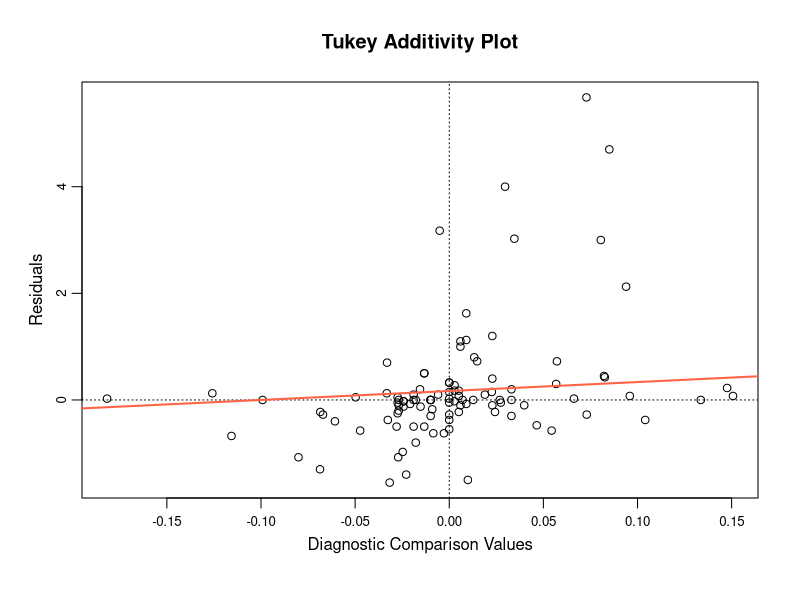
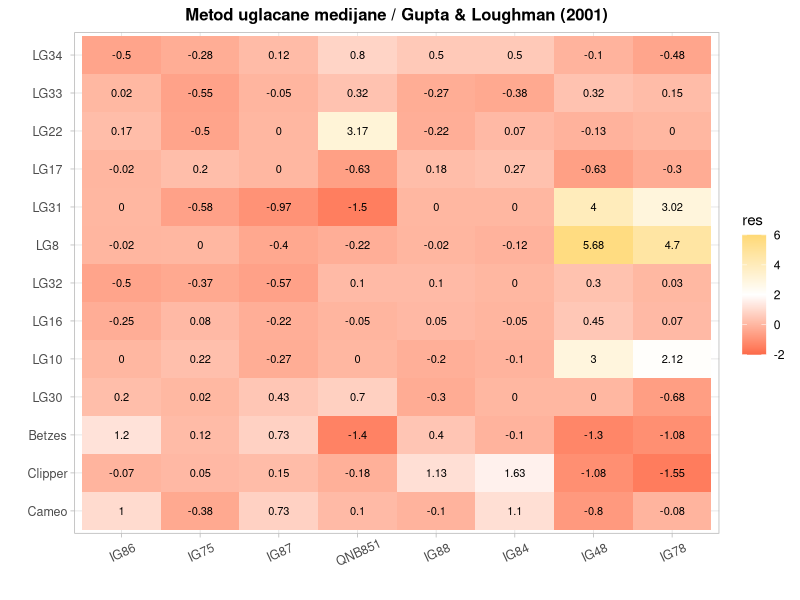
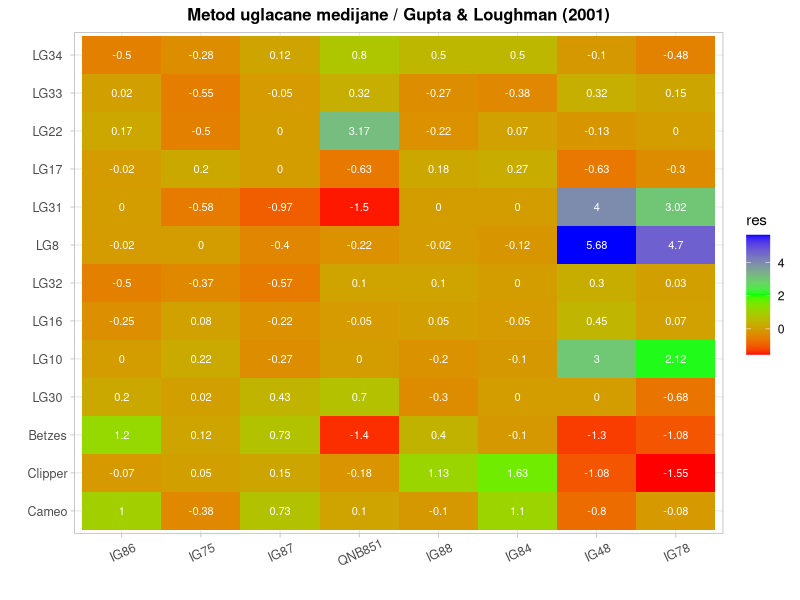

These figures' R source, in order:
# izvor podataka ---
# Gupta S., Loughman R. (2001). Current virulence of Pyrenophora teres
# on barley in Western Australia. Plant Disease 85:960-966.

library(ggplot2)
library(reshape2)

df <- matrix(c(6.0,4.3,5.8,5.0,4.9,6.1,4.0,4.7,
               5.2,5.0,5.5,5.0,6.4,6.9,4.0,3.5,
               7.7,6.3,7.3,5.0,6.9,6.4,5.0,5.2,
               7.6,7.1,7.9,8.0,7.1,7.4,7.2,6.5,
               2.1,2.0,1.9,2.0,1.9,2.0,4.9,4.0,
               1.8,1.8,1.9,1.9,2.1,2.0,2.3,1.9,
               2.3,2.1,2.3,2.8,2.9,2.8,2.9,2.6,
               2.3,2.0,2.0,2.0,2.3,2.2,7.8,6.8,
               3.6,2.7,2.7,2.0,3.6,3.6,7.4,6.4,
               4.7,4.6,4.8,4.0,4.9,5.0,3.9,4.2,
               5.1,4.1,5.0,8.0,4.7,5.0,4.6,4.7,
               4.5,3.6,4.5,4.7,4.2,4.1,4.6,4.4,
               2.8,2.7,3.5,4.0,3.8,3.8,3.0,2.6), ncol = 8, byrow = TRUE)
rownames(df) <- c("Cameo","Clipper","Betzes","LG30","LG10","LG16","LG32","LG8","LG31","LG17","LG22","LG33","LG34")
colnames(df) <- c("IG86","IG75","IG87","QNB851","IG88","IG84","IG48","IG78")

# metod uglacane medijane ---
mod.fit <- medpolish(df)
mod.fit$overall
mod.fit$row
mod.fit$col
mod.fit$residuals
round(mod.fit$residual,1)

mat <- as.matrix(mod.fit$residuals)
R <- as.matrix(mod.fit$row)
K <- as.matrix(mod.fit$col)
R.K <- tcrossprod(R, K)

plot(mod.fit, cex.axis = 0.8, mgp = c(1.8,0.6,0))
abline(lm(as.vector(mat) ~ as.vector(R.K)), col = "tomato", lwd = 2)
fit <- lm(as.vector(mat) ~ as.vector(R.K))
fit$coefficients[2]
p <- 1-fit$coefficients[2]*(mod.fit$overall)
p

# dijagram reziduala ---
mod.fit.melt <- melt(mod.fit$residuals)
colnames(mod.fit.melt) <- c("row","col","res")

ggplot(data = mod.fit.melt,
       aes(x = row,
           y = col)) +
  geom_tile(aes(fill = res)) +
  # scale_fill_gradientn(colours = c("#FB6A4A", "white", "#FED976"), values = scales::rescale(c(0.0, 0.5, 1.0))) +
  scale_fill_gradientn(colours = c("#FB6A4A", "white", "#FED976"), limits = c(-2.0, 6.0)) +
  geom_text(aes(x = row,
                y = col,
                label = round(res, 2)),
            size = 2.8) +
  labs(x = "",
       y = "",
       title = "Metod uglacane medijane / Gupta & Loughman (2001)") +
  coord_flip() +
  theme_light() +
  theme(plot.title = element_text(size = 12, hjust = 0.5, face = "bold"),
        axis.text.x = element_text(size = 9, hjust = 0.5, vjust = 0.7, angle = 25),
        axis.text.y = element_text(size = 9, hjust = 0.5, vjust = 0.5)
        )


ggplot(data = mod.fit.melt,
       aes(x = row,
           y = col)) +
  geom_tile(aes(fill = res)) +
  scale_fill_gradientn(colours = rainbow(3)) +
  geom_text(aes(x = row,
                y = col,
                label = round(res, 2)),
            size = 2.8,
            color = "white") +
  labs(x = "",
       y = "",
       title = "Metod uglacane medijane / Gupta & Loughman (2001)") +
  coord_flip() +
  theme_light() +
  theme(plot.title = element_text(size = 12, hjust = 0.5, face = "bold"),
        axis.text.x = element_text(size = 9, hjust = 0.5, vjust = 0.7, angle = 25),
        axis.text.y = element_text(size = 9, hjust = 0.5, vjust = 0.5)
        )